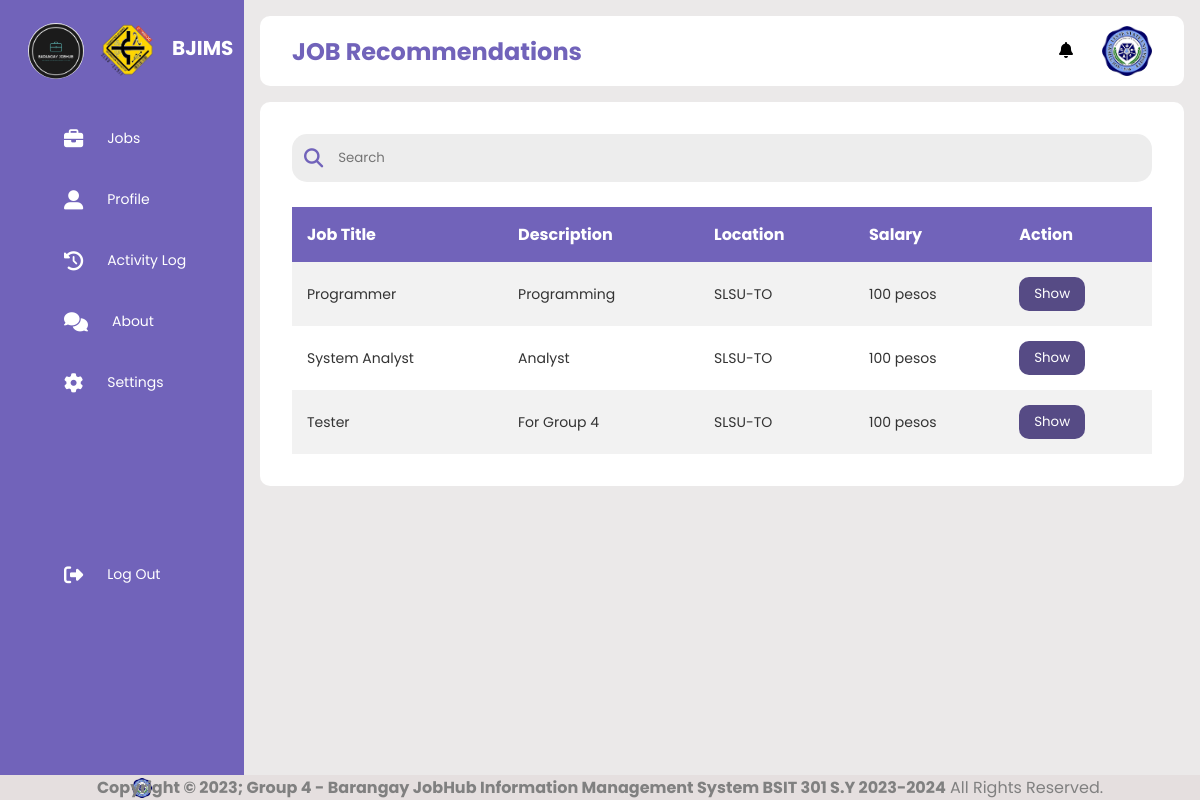
Page /jobseekers/jobs.php (signed in) on the committed database.
### tables this page shows
CREATE TABLE `jobs` (
  `jobid` int(11) NOT NULL,
  `title` varchar(100) DEFAULT NULL,
  `description` varchar(255) DEFAULT NULL,
  `location` varchar(100) DEFAULT NULL,
  `requirements` varchar(100) DEFAULT NULL,
  `salary` varchar(100) DEFAULT NULL,
  `posteddate` date DEFAULT NULL,
  `employer_id` int(11) DEFAULT NULL
);

### jobseekers/jobs.php (the view, shortened to what this page needs)
<!DOCTYPE html>
<html lang="en">
    <head>
        <link rel="stylesheet" href="../css/jobseekers.css"/>
        <link rel="stylesheet" href="https://cdnjs.cloudflare.com/ajax/libs/font-awesome/6.4.0/css/all.min.css"/>
    </head>
    <body>
        <div class="sidebar">
            <?php include("sidebar.php") ?>
        </div>
        <div class="main--content">
            <div class="header--wrapper">
                <div class="header--title">
                    <h2>JOB Recommendations</h2>
                </div>
                <div class="user--info">
                    <div class="notification">
                        <div class="notif-icon" onclick="toggleNotifi()">
                            <i class="fas fa-bell"></i>
                        </div>
                    </div>
                    <img src="../img/slsu.png" alt=""/>
                </div>
            </div>
            <div class="tabular--wrapper">
                <div class="search--box">
                    <i class="fas fasolid fa-search"></i>
                    <input type="text" id="Input" placeholder="Search"/>
                </div><br>
                <div class="table-container">
                    <table>
                        <thead>
                            <th>Job Title</th>
                            <th>Description</th>
                            <th>Location</th>
                            <th>Salary</th>
                            <th>Action</th>
                        </thead>
                        <tbody id="Table">
                            <?php
                                require_once "../connection.php";
                                $sql = mysqli_query($conn, "SELECT * FROM jobs ORDER BY jobid");
                                $row = mysqli_num_rows($sql);
                                if($row > 0) {
                                    while($row = mysqli_fetch_array($sql)) {
                            ?>
                            <tr>
                                <td><?php echo $row['title'];?></td>
                                <td><?php echo $row['description'];?></td>
                                <td><?php echo $row['location'];?></td>
                                <td><?php echo $row['salary'];?></td>
                                <td><a href="viewjobs.php?profid=<?php echo htmlentities($row['jobid']);?>" style="font-size: 15px;"><button style="background: rgb(86, 75, 133);
    color: #fff;
    padding: 7px 15px;
    border-radius: 10px;
    cursor: pointer;">Show</button></a></td>
                            </tr>
                            <?php
                                }}
                            ?>
                        </tbody>
                    </table>
                </div>
            </div>
        </div>
        <div class="footer" style="position: fixed;left: 0;bottom: 0;width: 100%;background: rgb(229, 223, 223);color: gray;text-align: center;">
            <strong><img src="../img/slsu.png" style="width: 20px; height: 20%; margin-left: 11%; margin-bottom: -23px; margin-top: 3px;"/>Copyright &copy; 2023; Group 4 - Barangay JobHub Information Management System BSIT 301 S.Y 2023-2024</strong> All Rights Reserved.
        </div>
    </body>
</html>

### css/jobseekers.css (style rules this page uses)
* { margin: 0; padding: 0; border: none; outline: none; box-sizing: border-box; font-family: "Poppins", sans-serif; }
body { display: flex; }
.sidebar { position: sticky; top: 0; left: 0; bottom: 0; width: 300px; height: 100vh; padding: 0 1rem; color: #fff; overflow: hidden; transition: all 0.5s linear; background: rgba(113, 99, 186, 255); }
img { display: block; width: 100%; }
.main--content { position: relative; background: #ebe9e9; width: 100%; padding: 1rem; }
i { font-size: 1rem; transition: all 300ms ease; }
.header--wrapper img { width: 50px; height: 50px; cursor: pointer; border-radius: 50%; }
.header--wrapper { display: flex; justify-content: space-between; align-items: center; flex-wrap: wrap; background: #fff; border-radius: 10px; padding: 10px 2rem; margin-bottom: 1rem; }
.header--title { color: rgba(113, 99, 186, 255); }
.notification { margin-right: 10px; border-radius: 50%; }
.notif-icon { cursor: pointer; margin-right: 3px; line-height: 50px; }
.user--info { display: flex; align-items: center; gap: 1rem; }
.search--box { background: rgb(237, 237, 237); border-radius: 15px; color: rgba(113, 99, 186, 255); display: flex; align-items: center; gap: 5px; padding: 4px 12px; }
.search--box input { background: transparent; padding: 10px; }
.search--box i { font-size: 1.2rem; cursor: pointer; transition: all 0.5s ease-out; }
.tabular--wrapper { background: #fff; margin-top: 1rem; border-radius: 10px; padding: 2rem; }
.table-container { width: 100%; }
table { width: 100%; border-collapse: collapse; border-radius: 20%; }
thead { background: rgba(113, 99, 186, 255); color: #fff; }
th { padding: 15px; text-align: left; }
tbody { background: #f2f2f2; }
td { padding: 15px; font-size: 14px; color: #333; }
tr:nth-child(even) { background: #fff; }
.table-container button { color: green; background: none; cursor: pointer; }

### css/admin.css (style rules this page uses)
:root { --color-background: #ebe9e9; --color-white: #fff; --color-dark: #363949; --color-dark-variant: #677483; --color-light: rgba(132,139,200,0.18); --box-shadow: 0 2rem 3rem var(rgba(132,139,200,0.18)); --background-sidebar: rgba(113,99,186,255); --hover: #e0e0e058; --thead: rgba(113, 99, 186, 255); --tbody: #f2f2f2; --nthchild: #fff; }
* { margin: 0; padding: 0; border: none; outline: none; box-sizing: border-box; font-family: "Poppins", sans-serif; }
body { display: flex; }
.sidebar { position: sticky; top: 0; left: 0; bottom: 0; width: 300px; height: 100vh; padding: 0 1rem; color: #fff; overflow: hidden; transition: all 0.5s linear; background: var(--background-sidebar); }
img { display: block; width: 100%; }
.main--content { position: relative; background: var(--color-background); width: 100%; padding: 1rem; }
i { font-size: 1rem; transition: all 300ms ease; }
.header--wrapper img { width: 50px; height: 50px; cursor: pointer; border-radius: 50%; }
.header--wrapper { display: flex; justify-content: space-between; align-items: center; flex-wrap: wrap; background: var(--color-white); border-radius: 10px; padding: 10px 2rem; margin-bottom: 1rem; }
.header--title { color: var(--thead); }
.notification { margin-right: 10px; border-radius: 50%; }
.notif-icon { cursor: pointer; margin-right: 3px; line-height: 50px; }
.user--info { display: flex; align-items: center; gap: 1rem; }
.search--box { background: rgb(237, 237, 237); border-radius: 15px; color: rgba(113, 99, 186, 255); display: flex; align-items: center; gap: 5px; padding: 4px 12px; }
.search--box input { background: transparent; padding: 10px; }
.search--box i { font-size: 1.2rem; cursor: pointer; transition: all 0.5s ease-out; }
.tabular--wrapper { background: var(--color-white); margin-top: 1rem; border-radius: 10px; padding: 2rem; }
.table-container { width: 100%; }
table { width: 100%; border-collapse: collapse; border-radius: 20%; }
thead { background: var(--thead); color: #fff; }
th { padding: 15px; text-align: left; }
tbody { background: var(--tbody); }
td { padding: 15px; font-size: 14px; color: #333; }
tr:nth-child(even) { background: var(--nthchild); }
.table-container button { color: green; background: none; cursor: pointer; }

### rows in the picture
jobs: title "Programmer", description "Programming", location "SLSU-TO", salary "100 pesos"
jobs: title "System Analyst", description "Analyst", location "SLSU-TO", salary "100 pesos"
jobs: title "Tester", description "For Group 4", location "SLSU-TO", salary "100 pesos"
